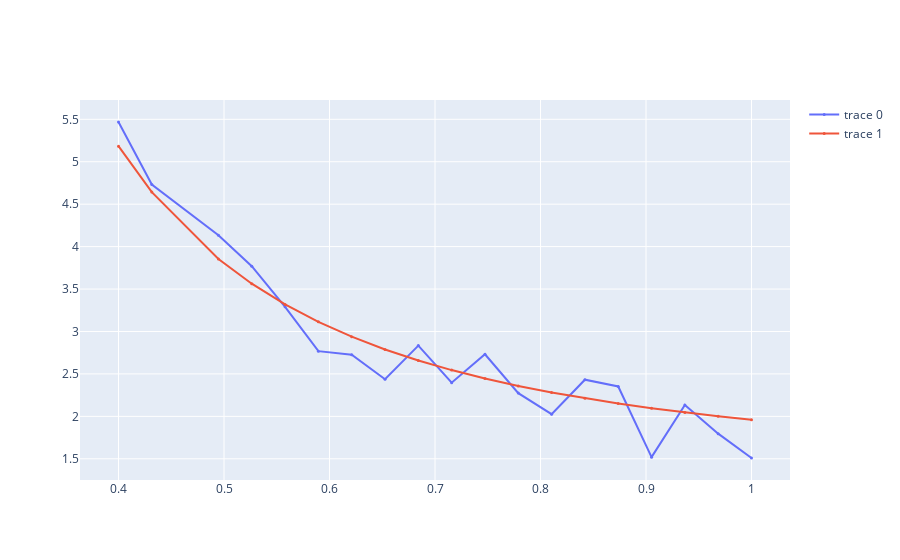

Write notebook code for a chart like this one.
### Code cell
fig = go.Figure(data=[
    go.Line(x=df["g"], y=df["log_sim_fit_time"],  marker=dict(size=3)),
    go.Line(x=df["g"], y=df["log_analytic_time"],  marker=dict(size=3)),])
fig.show()

### Figure 1 — Plotly figure (JSON) as saved in the notebook; plotly's stock layout.template omitted (floating-point values rounded to 4 significant figures)
{"data": [{"marker": {"size": 3}, "type": "scatter", "x": [0.4, 0.4316, 0.4947, 0.5263, 0.5579, 0.5895, 0.6211, 0.6526, 0.6842, 0.7158, 0.7474, 0.7789, 0.8105, 0.8421, 0.8737, 0.9053, 0.9368, 0.9684, 1], "y": [5.468, 4.731, 4.135, 3.769, 3.291, 2.769, 2.726, 2.437, 2.834, 2.397, 2.732, 2.274, 2.025, 2.432, 2.352, 1.519, 2.134, 1.797, 1.509]}, {"marker": {"size": 3}, "type": "scatter", "x": [0.4, 0.4316, 0.4947, 0.5263, 0.5579, 0.5895, 0.6211, 0.6526, 0.6842, 0.7158, 0.7474, 0.7789, 0.8105, 0.8421, 0.8737, 0.9053, 0.9368, 0.9684, 1], "y": [5.183, 4.642, 3.855, 3.563, 3.319, 3.114, 2.939, 2.788, 2.658, 2.545, 2.446, 2.359, 2.282, 2.213, 2.151, 2.096, 2.047, 2.002, 1.961]}], "layout": {}}
